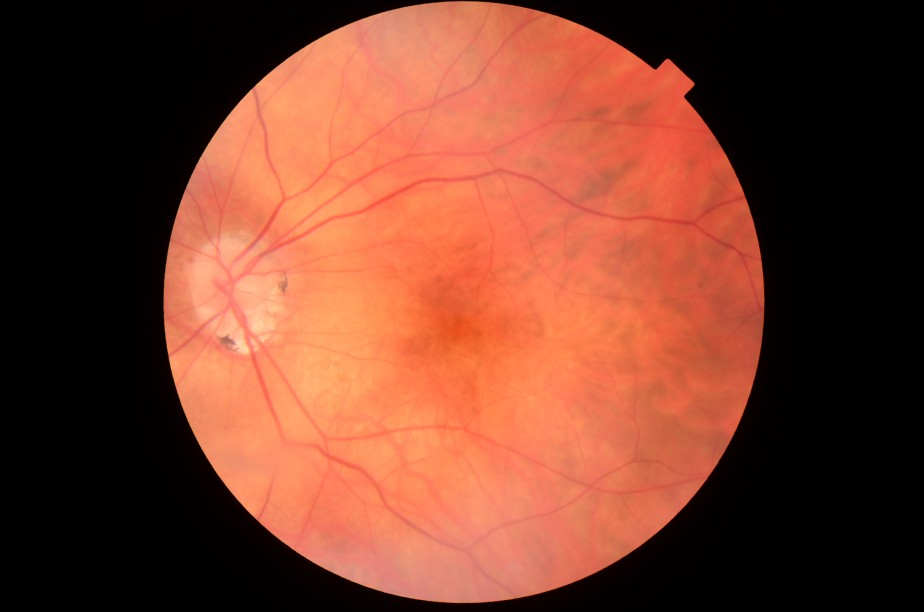
#> input picture app/api/tests/fixtures/images/good_fundus.jpg, 924 x 612 px
$ python -i quality.py   (imports and definitions only)   (older library calls are emulated)
#> lines starting #> are read from the running program, lines starting #| are printed output that depends on the picture; after the words box and inside, x2 and y2 are one past the last pixel; in counts of white or black regions, pixels touching at a corner belong together
### app/api/vision/preprocess.py
"""The base paper's preprocessing (migrated from the former prototype vision.py, see git history).

Gungor et al. (JAHA 2025): CLAHE on the L channel in LAB, then background estimation by
dilation + median blur, subtracted from the image. Kernel sizes are not given in the paper;
the values below are guesses to tune.
"""
import cv2
import numpy as np

SIZE = 512


def fov_mask(rgb: np.ndarray) -> np.ndarray:
    """Pixels inside the round fundus field of view (everything not near-black)."""
    return cv2.cvtColor(rgb, cv2.COLOR_RGB2GRAY) > 15


# [9 lines left out: function preprocess, not called in this run]

### app/api/vision/quality.py
"""Intake checks and the quality gate (spec: retinal-image-intake).

intake(): JPEG/PNG only, 20 MB max, EXIF/GPS stripped by re-encoding pixels only.
heuristic(): non-fundus check (dark corners + round field of view), then field of view,
exposure and sharpness, each with a named retake reason. with_m1(): AutoMorph's M1 grade
must also pass (design D5: both must pass).
"""
import io
from dataclasses import dataclass, field

import numpy as np
from PIL import Image, ImageOps, UnidentifiedImageError

from rules.text import CONFIG

MAX_BYTES = 20 * 1024 * 1024
MAGIC = (b"\xff\xd8\xff", b"\x89PNG\r\n\x1a\n")

NOT_FUNDUS = "not a fundus image"
SMALL_FIELD = "too little retinal field: centre the pupil and fill the frame"
UNDEREXPOSED = "underexposed: dilate pupil and increase flash"
OVEREXPOSED = "overexposed: reduce flash"
BLURRED = "blurred: refocus and hold the camera steady"
M1_UNGRADABLE = "ungradable by the automated grader: retake"


class Rejected(ValueError):
    """Upload refused before anything is stored; the message names the reason."""


@dataclass
class Gate:
    accept: bool
    score: float                   # 0..1, shown to the clinician
    reasons: list[str] = field(default_factory=list)  # retake reasons, most important first
    parts: dict = field(default_factory=dict)


def intake(data: bytes) -> tuple[np.ndarray, bytes]:
    """Validate an upload; return (RGB pixels, metadata-free PNG bytes to store)."""
    if len(data) > MAX_BYTES:
        raise Rejected("file is larger than 20 MB")
    if not data.startswith(MAGIC):
        raise Rejected("only JPEG or PNG images are accepted")
    try:
        im = Image.open(io.BytesIO(data))
        im = ImageOps.exif_transpose(im).convert("RGB")  # keep the displayed orientation, then drop the tags
    except (UnidentifiedImageError, OSError, Image.DecompressionBombError) as e:
        raise Rejected("image could not be read") from e
    rgb = np.array(im)
    buf = io.BytesIO()
    Image.fromarray(rgb).save(buf, "PNG")  # fresh image from pixels only: no EXIF, GPS or serials
    return rgb, buf.getvalue()


def is_fundus(rgb: np.ndarray) -> bool:
    """A fundus photo is a bright round field of view on black: dark corners and a near-circular bright region."""
    import cv2  # OpenCV only for the gate: intake() must work in the demo image, which has none
    from vision.preprocess import SIZE
    h, w = rgb.shape[:2]
#> h = 612; w = 924
    s = SIZE / max(h, w)
#> s = 0.554
    g = cv2.cvtColor(cv2.resize(rgb, (max(1, round(w * s)), max(1, round(h * s)))), cv2.COLOR_RGB2GRAY)
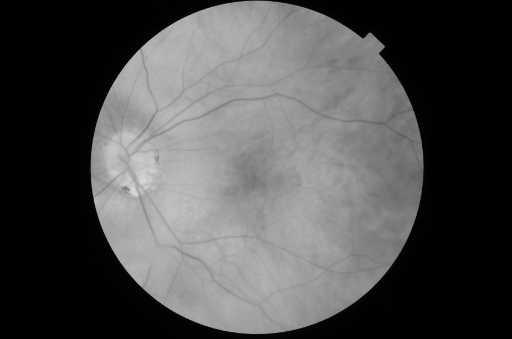
#> g: shape (339, 512); min 0, max 219, mean 78.2
    g = cv2.normalize(g, None, 0, 255, cv2.NORM_MINMAX)  # so a dark photo keeps its shape
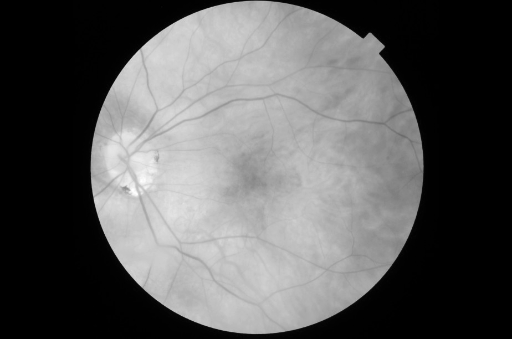
#> g: shape (339, 512); min 0, max 255, mean 91.1
    k = 16
    corners = max(g[:k, :k].mean(), g[:k, -k:].mean(), g[-k:, :k].mean(), g[-k:, -k:].mean())
#> corners = 0
    contours, _ = cv2.findContours((g > 25).astype(np.uint8), cv2.RETR_EXTERNAL, cv2.CHAIN_APPROX_SIMPLE)
#> contours = 1 contour; box (x1, y1, x2, y2) and area: (90, 0, 424, 334) 87322
    if not contours:
        return False
    c = max(contours, key=cv2.contourArea)
#> c = contour of 482 points, box (x1, y1, x2, y2) (90, 0, 424, 334), area 87322
    _, r = cv2.minEnclosingCircle(c)
#> r = 171.6
    # Tuned on 12 camera fundus photos (all pass) vs scikit-image sample photos (all fail);
    # 16/127 web-crawled RAO figures with borders or text fail too.
    return corners < 30 and cv2.contourArea(c) / (np.pi * r * r + 1e-9) >= 0.6


def heuristic(rgb: np.ndarray) -> Gate:
    """0..1 score from field of view, exposure and sharpness (shortcut: hand-tuned, swap for an EyeQ-trained model if time allows)."""
    import cv2
    from vision.preprocess import SIZE, fov_mask
    if not is_fundus(rgb):
        return Gate(False, 0.0, [NOT_FUNDUS])
    img = cv2.resize(rgb, (SIZE, SIZE))
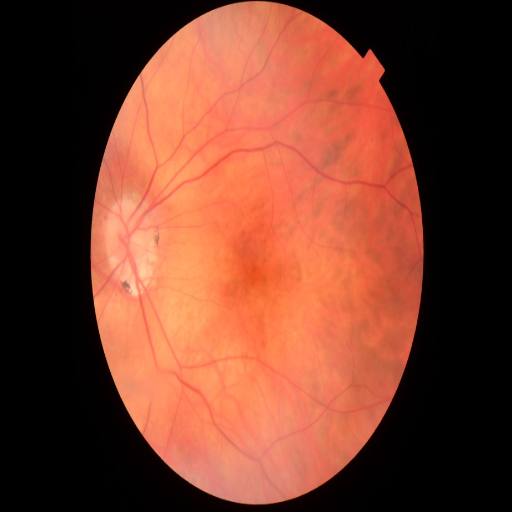
#> img: shape (512, 512, 3); mean R, G, B 121.4, 62.8, 44.6
    mask = fov_mask(img)
#> in fov_mask, `return cv2.cvtColor(rgb, cv2.COLOR_RGB2GRAY) > 15`:
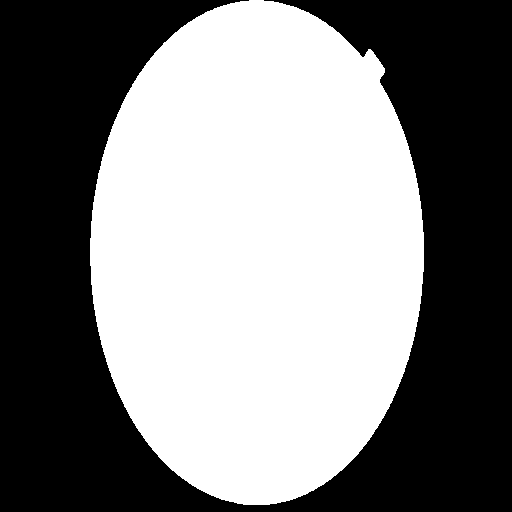
#> returned value: shape (512, 512) bool; 50.6% white; 1 black region, box (x1, y1, x2, y2) and area: (0, 0, 512, 512) 129399
    gray = cv2.cvtColor(img, cv2.COLOR_RGB2GRAY)
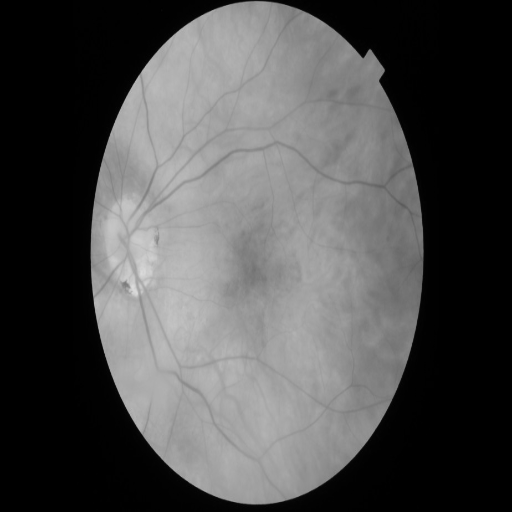
#> gray: shape (512, 512); min 0, max 220, mean 78.2
    bright = gray[mask].mean() / 255 if mask.any() else 0.0
#> bright = 0.604
    sharp = cv2.Laplacian(gray, cv2.CV_64F)[mask].var() if mask.any() else 0.0
#> sharp = 169.9
    parts = {
        "fov": min(mask.mean() / 0.5, 1.0),                    # ~0.6-0.8 for a normal fundus photo
        "exposure": 1.0 - min(abs(bright - 0.45) / 0.45, 1.0),  # /0.45 (prototype /0.35) so AutoMorph's darker gradable samples pass
        "sharpness": min(sharp / 60.0, 1.0),
    }
#> parts = {'fov': 1, 'exposure': 0.658, 'sharpness': 1}
#> (the run stopped early here; a loop or call above may not have finished)
